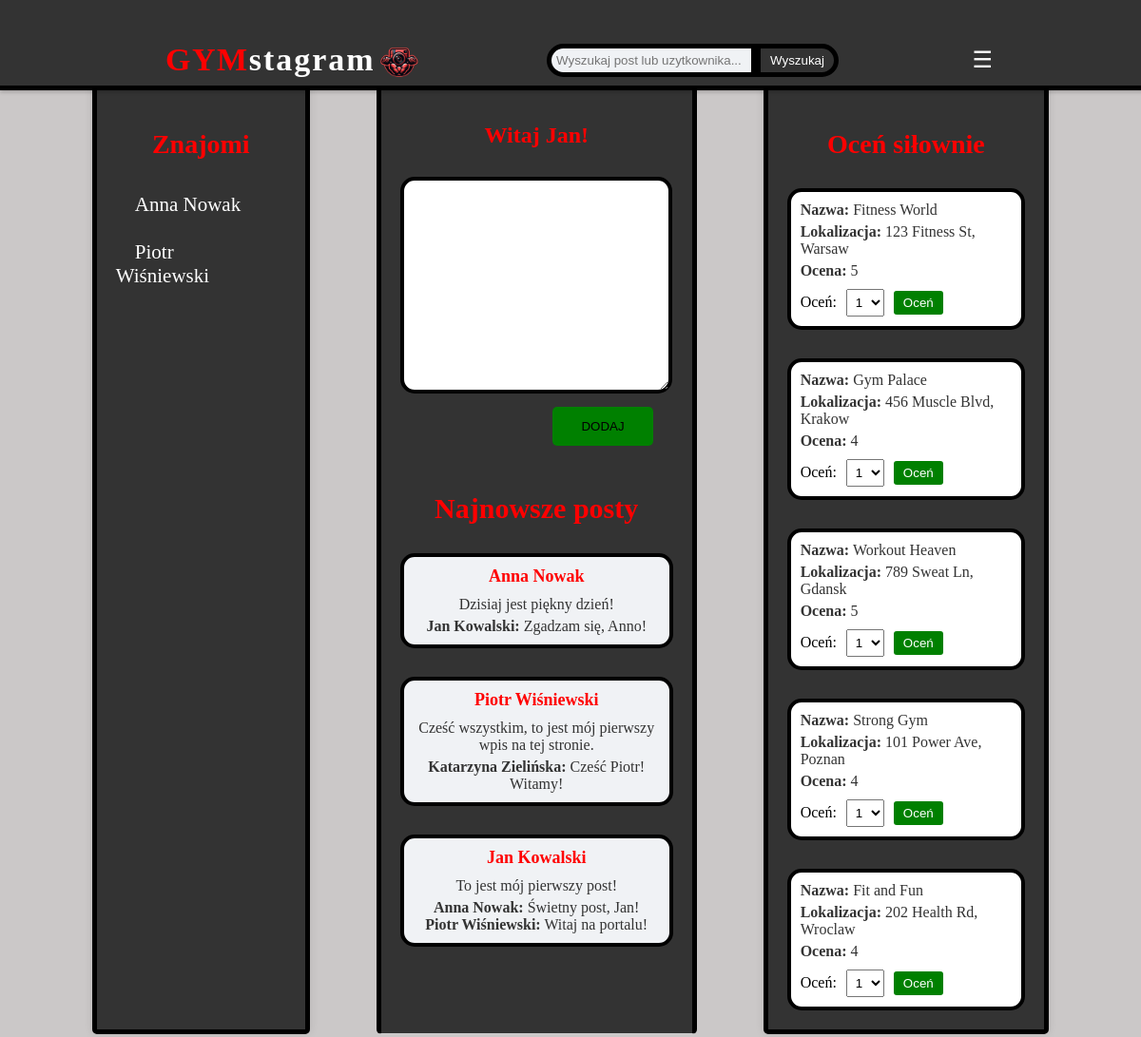
The app's page /final/glowna.php (signed in) with its own data.
### tables this page shows
CREATE TABLE `posty` (
  `PostID` int(11) NOT NULL,
  `UżytkownikID` int(11) DEFAULT NULL,
  `Treść` text NOT NULL,
  `DataDodania` timestamp NOT NULL DEFAULT current_timestamp()
);

CREATE TABLE `komentarze` (
  `KomentarzID` int(11) NOT NULL,
  `PostID` int(11) DEFAULT NULL,
  `UżytkownikID` int(11) DEFAULT NULL,
  `Treść` text NOT NULL,
  `DataDodania` timestamp NOT NULL DEFAULT current_timestamp()
);

### final/glowna.php (the view, shortened to what this page needs)
<!DOCTYPE html>
<html lang="en">
<head>
    <link href='https://unpkg.com/css.gg@2.0.0/icons/css/clipboard.css' rel='stylesheet'>
    <link href='https://unpkg.com/css.gg@2.0.0/icons/css/phone.css' rel='stylesheet'>
    <link href='https://unpkg.com/css.gg@2.0.0/icons/css/eye.css' rel='stylesheet'>
    <link href='https://unpkg.com/css.gg@2.0.0/icons/css/toggle-on.css' rel='stylesheet'>
    <link href='https://unpkg.com/css.gg@2.0.0/icons/css/arrow-left-o.css' rel='stylesheet'>
    <link href='https://unpkg.com/css.gg@2.0.0/icons/css/arrow-left.css' rel='stylesheet'>
</head>
<body>
    <nav>
        <div class="nav-left">
            <h1><span class="GymWord">GYM</span>stagram<img src="gyms.png"  class="logoNavBar" alt="logo" width="50px "></h1>
        </div>
        <div class="search-box">
            <input type="text" placeholder="Wyszukaj post lub uzytkownika...">
            <button class="btn">Wyszukaj</button>
        </div>
        <div class="nav-right">
            <button class="dropbtn" onclick="toggleDropdown()">☰</button>
        </div>
    </nav>
    <div class="main-content">
        <?php include 'znajomi.php'; ?>
        <div class="post-section">
            <form action="add_post.php" method="POST">
                <h2 class="new-posts">
                <?php
                echo "Witaj ".$_SESSION['user']."!";
                ?>
                </h2>
                <textarea name="post_content" placeholder="Dodaj post..." required>
                </textarea>
                <button type="submit" class="btn-post">DODAJ</button>
            </form>
            <h3 clas="nowe">Najnowsze posty</h3>
            <?php include 'display_posts.php'; ?>
        </div>
        <aside class="rating-panel">
        <h2>Oceń siłownie</h2>
        <div class="gym-list">
            <?php
            $servername = "localhost";
            $username = "root";
            $password = "";
            $dbname = "gymstagram";
            $conn = new mysqli($servername, $username, $password, $dbname);
            $sql = "SELECT id, nazwa, lokalizacja, ocena FROM siłownie";
            $result = $conn->query($sql);
            if ($result->num_rows > 0) {
                while ($row = $result->fetch_assoc()) {
                    echo "<div class='gym-item'>";
                    echo "<span><strong>Nazwa:</strong> " . $row["nazwa"] . "</span>";
                    echo "<span><strong>Lokalizacja:</strong> " . $row["lokalizacja"] . "</span>";
                    echo "<div class='rating-section'>";
                    echo "<span><strong>Ocena:</strong> " . $row["ocena"] . "</span>";
                    echo "<form action='rate_gyms.php' method='POST'>";
                    echo "<label for='rating'>Oceń:</label>";
                    echo "<select name='rating' id='rating'>";
                    echo "<option value='1'>1</option>";
                    echo "</select>";
                    echo "<button type='submit'>Oceń</button>";
                    echo "</form>";
                    echo "</div>";
                    echo "</div>";
                }
            } else {
                echo "Brak wyników";
            }
            ?>
        </div>
    </aside>
</div>
</body>
</html>

### final/znajomi.php (shortened to what this page needs)
<?php
$servername = "localhost";
$username = "root";
$password = "";
$dbname = "gymstagram";
$conn = new mysqli($servername, $username, $password, $dbname);
$user_id = $_SESSION['id'];
$sql = "SELECT u.UżytkownikID, u.Imię, u.Nazwisko
        FROM użytkownicy u
        JOIN znajomi z ON (z.UżytkownikID1 = u.UżytkownikID OR z.UżytkownikID2 = u.UżytkownikID)
        WHERE (z.UżytkownikID1 = ? OR z.UżytkownikID2 = ?)
          AND z.Status = 'zaakceptowane'
          AND u.UżytkownikID != ?";
$stmt = $conn->prepare($sql);
$stmt->bind_param("iii", $user_id, $user_id, $user_id);
$stmt->execute();
$result = $stmt->get_result();
$friends = [];
while ($row = $result->fetch_assoc()) {
    $friends[] = $row;
}
?>
<aside class="sidebar">
    <h2>Znajomi</h2>
    <div class="friends-list">
        <?php foreach ($friends as $friend): ?>
            <div class="friend">
                <span><?php echo htmlspecialchars($friend['Imię'] . ' ' . $friend['Nazwisko']); ?></span>
            </div>
        <?php endforeach; ?>
    </div>
</aside>

### final/display_posts.php (shortened to what this page needs)
<?php
require_once "db_connect.php";
$userId = $_SESSION['id'];
$conn = new mysqli($servername, $username, $password, $dbname);
$postsSql = "SELECT p.PostID, p.Treść as PostTreść, u.Imię, u.Nazwisko, p.DataDodania
             FROM posty p
             JOIN użytkownicy u ON p.UżytkownikID = u.UżytkownikID
             LEFT JOIN znajomi z ON (z.UżytkownikID1 = ? AND z.UżytkownikID2 = p.UżytkownikID AND z.Status = 'zaakceptowane')
                OR (z.UżytkownikID2 = ? AND z.UżytkownikID1 = p.UżytkownikID AND z.Status = 'zaakceptowane')
             WHERE p.UżytkownikID = ? OR z.Status = 'zaakceptowane'
             ORDER BY p.DataDodania DESC";
$stmt = $conn->prepare($postsSql);
$stmt->bind_param("iii", $userId, $userId, $userId);
$stmt->execute();
$postsResult = $stmt->get_result();
if ($postsResult->num_rows > 0) {
    while ($row = $postsResult->fetch_assoc()) {
        echo "<div class='post-item'>";
        echo "<h3>" . htmlspecialchars($row["Imię"]) . " " . htmlspecialchars($row["Nazwisko"]) . "</h3>";
        echo "<p>" . htmlspecialchars($row["PostTreść"]) . "</p>";
        $postId = $row["PostID"];
        $commentSql = "SELECT c.Treść as KomentarzTreść, cu.Imię, cu.Nazwisko
                       FROM komentarze c
                       JOIN użytkownicy cu ON c.UżytkownikID = cu.UżytkownikID
                       WHERE c.PostID = ?
                       ORDER BY c.DataDodania ASC";
        $commentStmt = $conn->prepare($commentSql);
        $commentStmt->bind_param("i", $postId);
        $commentStmt->execute();
        $commentResult = $commentStmt->get_result();
        if ($commentResult->num_rows > 0) {
            echo "<div class='comment-list'>";
            while ($commentRow = $commentResult->fetch_assoc()) {
                echo "<div class='comment-item'>";
                echo "<strong>" . htmlspecialchars($commentRow["Imię"]) . " " . htmlspecialchars($commentRow["Nazwisko"]) . ":</strong> ";
                echo "<span>" . htmlspecialchars($commentRow["KomentarzTreść"]) . "</span>";
                echo "</div>";
            }
            echo "</div>";
        }
        echo "</div>";
    }
} else {
    echo "No posts found";
}
?>

### final/glowna.php (style rules this page uses)
body { background-color: #cbc8c8; padding: 0; font-family:Cambria, Cochin, Georgia, Times, 'Times New Roman', serif; display: flex; justify-content: center; align-items: center; min-height: 100vh; }
.main-content { display: flex; width: 85%; margin-top: 80px; gap: 20px; }
nav { height: 70px; position: fixed; top: 0; left: 0; width: 100%; background-color: #333; color: #fff; padding: 10px 20px; box-shadow: 0 2px 4px rgba(0, 0, 0, 0.2); z-index: 1000; display: flex; justify-content: space-between; align-items: center; flex-wrap: wrap; border-bottom:5px solid black; }
.nav-left { margin-left:150px; }
nav h1 { font-weight: bold; font-size: 34px; letter-spacing: 2px; margin-left: 3%; display: flex; align-items: center; justify-content: center; }
.GymWord { color: red; letter-spacing: 1.5px; }
.search-box { display: flex; align-items: center; }
.search-box input[type="text"] { width:200px; padding: 5px; border-radius: 20px 0 0 20px; border: 5px solid black; background-color: #f0f2f5; }
.search-box .btn { background-color: #333; border:5px solid black; color: #fff; padding: 5px 10px; border: 5px solid black; border-radius: 0 20px 20px 0; cursor: pointer; }
.dropbtn { background-color: transparent; border: none; cursor: pointer; font-size: 24px; color: #fff; margin-right:170px; }
.sidebar, .rating-panel { width: 250px; background-color: #fff; padding: 20px; box-shadow: 0 0 10px rgba(0, 0, 0, 0.1); border-radius: 5px; border-color: #333; border:5px solid black; background-color: #333; }
.rating-panel { width: 350px; background-color: #333; }
.sidebar h2, .rating-panel h2 { font-size: 28px; text-align:center; color:red; margin-bottom: 20px; }
.friends-list, .gym-list { display: flex; flex-direction: column; gap: 10px; }
.friend, .gym-item { margin-top:15px; align-items: center; gap: 10px; }
.friend span, .gym-item span { font-weight: 500; color: #333; }
.friend span { margin:20px; color: white; font-size:21px; }
.post-section { text-align:center; background-color: #fff; color: #333; border: 1px solid #ccc; border-radius: 5px; padding: 20px; flex-grow: 1; margin:0 50px; border-left:5px solid black; border-right:5px solid black; background-color: #333; }
.post-section h2 { color:red; text-align:center; }
.post-section form textarea { width: 90%; height: 200px; padding: 10px; margin: 10px 0; border: 4px solid black; border-radius: 15px; }
.post-section .btn-post { background-color:green; color: black; float:right; margin-right:21px; border: none; padding: 13px 30px; border-radius: 5px; cursor: pointer; }
.post-section h3 { margin-top:90px; font-size:30px; color:red; }
.post-item { background-color: #f0f2f5; border-radius: 5px; border: 4px solid black; border-radius: 15px; padding: 10px; margin-top:30px; }
.post-item h3 { text-align:center; margin: 0 0 10px; font-size: 18px; }
.post-item p { margin: 0 0 5px; }
.gym-item { border: 4px solid black; border-radius: 15px; padding: 10px; margin-bottom: 10px; background-color: #fff; margin-top:10px; }
.gym-item:last-child { margin-bottom: 0; }
.gym-item span { display: block; margin-bottom: 5px; }
.gym-item form { margin-top: 10px; }
.gym-item form label { margin-right: 10px; }
.gym-item form select { padding: 5px; }
.gym-item form button { background-color: #666; margin-left:10px; background-color:green; color: #fff; border: none; padding: 5px 10px; border-radius: 3px; cursor: pointer; }

### records on screen
użytkownicy: Imię+Nazwisko "Anna Nowak"
użytkownicy: Imię+Nazwisko "Piotr Wiśniewski"
posty: UżytkownikID.Imię "Anna", UżytkownikID.Nazwisko "Nowak", Treść "Dzisiaj jest piękny dzień!"
komentarze: UżytkownikID.Imię "Jan", UżytkownikID.Nazwisko "Kowalski", Treść "Zgadzam się, Anno!"
posty: UżytkownikID.Imię "Piotr", UżytkownikID.Nazwisko "Wiśniewski", Treść "Cześć wszystkim, to jest mój pierwszy wpis na tej stronie."
komentarze: UżytkownikID.Imię "Katarzyna", UżytkownikID.Nazwisko "Zielińska", Treść "Cześć Piotr! Witamy!"
posty: UżytkownikID.Imię "Jan", UżytkownikID.Nazwisko "Kowalski", Treść "To jest mój pierwszy post!"
komentarze: UżytkownikID.Imię "Anna", UżytkownikID.Nazwisko "Nowak", Treść "Świetny post, Jan!"
komentarze: UżytkownikID.Imię "Piotr", UżytkownikID.Nazwisko "Wiśniewski", Treść "Witaj na portalu!"
siłownie: nazwa "Fitness World", lokalizacja "123 Fitness St, Warsaw", ocena "5"
siłownie: nazwa "Gym Palace", lokalizacja "456 Muscle Blvd, Krakow", ocena "4"
siłownie: nazwa "Workout Heaven", lokalizacja "789 Sweat Ln, Gdansk", ocena "5"
siłownie: nazwa "Strong Gym", lokalizacja "101 Power Ave, Poznan", ocena "4"
siłownie: nazwa "Fit and Fun", lokalizacja "202 Health Rd, Wroclaw", ocena "4"

### other values on screen
$_SESSION['user'] "Jan"
